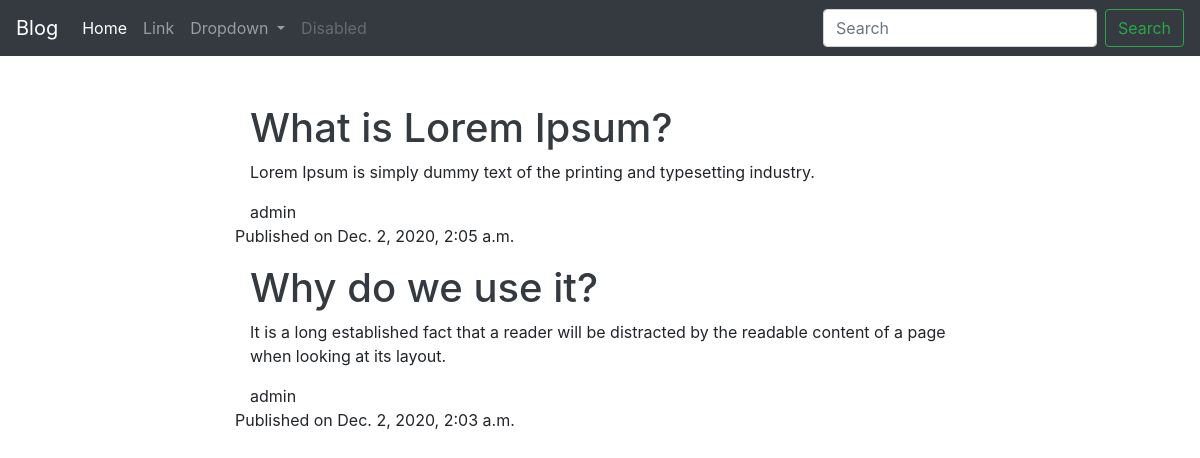
The page / on the database its author committed.
### blog/models.py (models this page shows, shortened)
class Post(models.Model):
    class NewManager(models.Manager):
        def get_queryset(self):
            return super().get_queryset().filter(status='published')
    options = (
        ('draft', 'Draft'),
        ('published', 'Published'),
    )
    title                   = models.CharField(max_length=250)
    excerpt                 = models.TextField(null=True)
    slug                    = models.SlugField(max_length=250, unique_for_date='publish')
    publish                 = models.DateTimeField(default=timezone.now)
    author                  = models.ForeignKey(User, on_delete=models.CASCADE, related_name='blog_posts')
    content                 = models.TextField()
    status                  = models.CharField(max_length=10, choices=options, default='draft')
    objects = models.Manager()
    newmanager = NewManager()
    def get_absolute_url(self):
        return reverse('blog:post_single', args=[self.slug])
    class Meta:
        ordering = ('-publish',)

### blog/views.py (the view)
# urls.py: path('', views.home, name='homepage'),
def home(request):
    all_posts = Post.newmanager.all()
    return render(request, 'index.html', {'posts': all_posts})

### blog/templates/index.html (shortened to what this page needs)
{% extends 'base.html' %}
{% block content %}
    <div class="container">
      <div class="row justify-content-md-center">
        <div class="col-md-8 pt-5">
          {% for post in posts %}
            <div class="col-12"><h1><a class="text-dark" href="{{post.get_absolute_url}}">{{ post.title }}</a></h1></div>
            <div class="col-12"><p>{{ post.excerpt }}</p></div>
            <div class="col-12">{{ post.author }}</div>
            <p>Published on {{ post.publish }}</p>
          {% endfor %}
        </div>
      </div>
    </div>
{% endblock content %}

### rows shown on the page
Post: title "What is Lorem Ipsum?", excerpt "Lorem Ipsum is simply dummy text of the printing and typesetting industry.", author "admin", publish "Dec. 2, 2020, 2:05 a.m."
Post: title "Why do we use it?", excerpt "It is a long established fact that a reader will be distracted by the readable content of a page when looking at its layout.", author "admin", publish "Dec. 2, 2020, 2:03 a.m."
